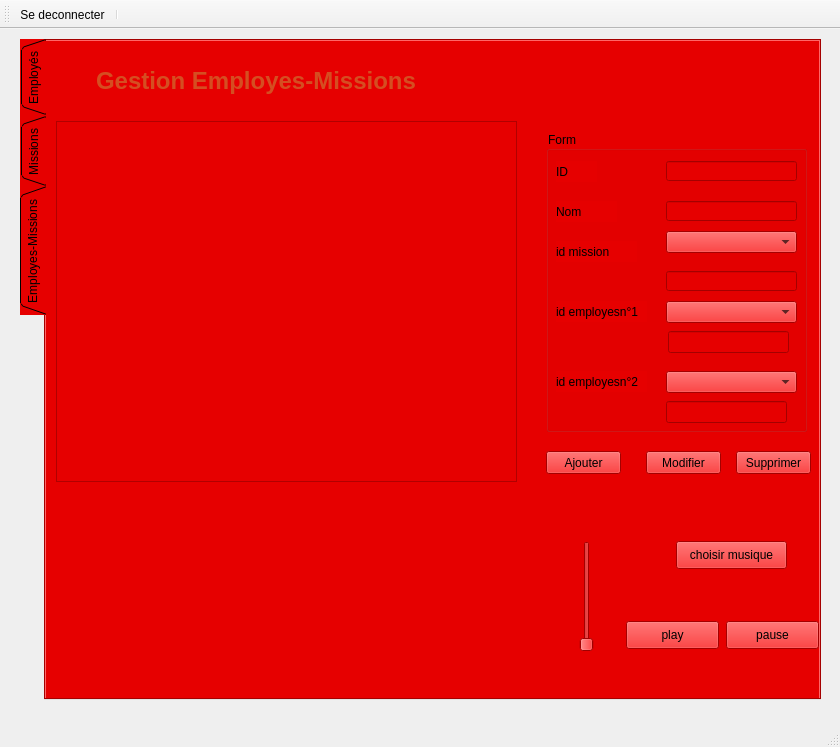
<?xml version="1.0" encoding="UTF-8"?>
<ui version="4.0">
 <class>gestion_zouhour</class>
 <widget class="QMainWindow" name="gestion_zouhour">
  <property name="geometry">
   <rect>
    <x>0</x>
    <y>0</y>
    <width>840</width>
    <height>747</height>
   </rect>
  </property>
  <property name="windowTitle">
   <string>MainWindow</string>
  </property>
  <property name="styleSheet">
   <string notr="true">background-image: url(:/new/prefix1/img/maxresdefault.jpg);</string>
  </property>
  <widget class="QWidget" name="centralwidget">
   <widget class="QTabWidget" name="tabWidget">
    <property name="geometry">
     <rect>
      <x>20</x>
      <y>10</y>
      <width>801</width>
      <height>661</height>
     </rect>
    </property>
    <property name="styleSheet">
     <string notr="true">background-image: url(:/new/prefix1/img/hand-painted-watercolor-background-with-sky-clouds-shape_24972-1095.jpg);
background-color: rgb(230, 0, 0);
background-image: url(:/new/prefix1/img/maxresdefault.jpg);</string>
    </property>
    <property name="tabPosition">
     <enum>QTabWidget::West</enum>
    </property>
    <property name="tabShape">
     <enum>QTabWidget::Triangular</enum>
    </property>
    <property name="currentIndex">
     <number>2</number>
    </property>
    <widget class="QWidget" name="tab">
     <attribute name="title">
      <string>Employés</string>
     </attribute>
     <widget class="QLineEdit" name="rech_emp">
      <property name="geometry">
       <rect>
        <x>489</x>
        <y>30</y>
        <width>151</width>
        <height>24</height>
       </rect>
      </property>
      <property name="text">
       <string/>
      </property>
      <property name="placeholderText">
       <string>Recherche</string>
      </property>
      <property name="clearButtonEnabled">
       <bool>true</bool>
      </property>
     </widget>
     <widget class="QTableView" name="table_emp">
      <property name="geometry">
       <rect>
        <x>20</x>
        <y>70</y>
        <width>431</width>
        <height>331</height>
       </rect>
      </property>
      <property name="sortingEnabled">
       <bool>false</bool>
      </property>
      <attribute name="horizontalHeaderCascadingSectionResizes">
       <bool>true</bool>
      </attribute>
      <attribute name="horizontalHeaderShowSortIndicator" stdset="0">
       <bool>false</bool>
      </attribute>
      <attribute name="horizontalHeaderStretchLastSection">
       <bool>false</bool>
      </attribute>
     </widget>
     <widget class="QLabel" name="label">
      <property name="geometry">
       <rect>
        <x>30</x>
        <y>10</y>
        <width>291</width>
        <height>41</height>
       </rect>
      </property>
      <property name="text">
       <string>&lt;html&gt;&lt;head/&gt;&lt;body&gt;&lt;p&gt;&lt;span style=&quot; font-size:18pt; font-weight:600; color:#d54e21;&quot;&gt;Gestion Employes&lt;/span&gt;&lt;/p&gt;&lt;/body&gt;&lt;/html&gt;</string>
      </property>
     </widget>
     <widget class="QComboBox" name="emp_sel_col">
      <property name="geometry">
       <rect>
        <x>640</x>
        <y>30</y>
        <width>81</width>
        <height>22</height>
       </rect>
      </property>
      <item>
       <property name="text">
        <string>All</string>
       </property>
      </item>
      <item>
       <property name="text">
        <string>ID</string>
       </property>
      </item>
      <item>
       <property name="text">
        <string>Nom</string>
       </property>
      </item>
      <item>
       <property name="text">
        <string>Prenom</string>
       </property>
      </item>
      <item>
       <property name="text">
        <string>Mail</string>
       </property>
      </item>
      <item>
       <property name="text">
        <string>Naissance</string>
       </property>
      </item>
      <item>
       <property name="text">
        <string>Occupation</string>
       </property>
      </item>
     </widget>
     <widget class="QGroupBox" name="groupBox">
      <property name="geometry">
       <rect>
        <x>469</x>
        <y>60</y>
        <width>261</width>
        <height>301</height>
       </rect>
      </property>
      <property name="title">
       <string>Form</string>
      </property>
      <widget class="QLabel" name="label_5">
       <property name="geometry">
        <rect>
         <x>10</x>
         <y>190</y>
         <width>81</width>
         <height>21</height>
        </rect>
       </property>
       <property name="text">
        <string>Date Naissance</string>
       </property>
      </widget>
      <widget class="QLabel" name="label_6">
       <property name="geometry">
        <rect>
         <x>10</x>
         <y>150</y>
         <width>81</width>
         <height>21</height>
        </rect>
       </property>
       <property name="text">
        <string>E-mail</string>
       </property>
      </widget>
      <widget class="QLabel" name="label_7">
       <property name="geometry">
        <rect>
         <x>10</x>
         <y>230</y>
         <width>81</width>
         <height>21</height>
        </rect>
       </property>
       <property name="text">
        <string>Occupation</string>
       </property>
      </widget>
      <widget class="QComboBox" name="mission">
       <property name="geometry">
        <rect>
         <x>120</x>
         <y>270</y>
         <width>131</width>
         <height>22</height>
        </rect>
       </property>
      </widget>
      <widget class="QLineEdit" name="nom">
       <property name="geometry">
        <rect>
         <x>120</x>
         <y>70</y>
         <width>131</width>
         <height>20</height>
        </rect>
       </property>
      </widget>
      <widget class="QLineEdit" name="mail">
       <property name="geometry">
        <rect>
         <x>120</x>
         <y>150</y>
         <width>131</width>
         <height>20</height>
        </rect>
       </property>
      </widget>
      <widget class="QLabel" name="label_8">
       <property name="geometry">
        <rect>
         <x>10</x>
         <y>270</y>
         <width>71</width>
         <height>21</height>
        </rect>
       </property>
       <property name="text">
        <string>Mission</string>
       </property>
      </widget>
      <widget class="QLabel" name="label_3">
       <property name="geometry">
        <rect>
         <x>10</x>
         <y>110</y>
         <width>81</width>
         <height>21</height>
        </rect>
       </property>
       <property name="text">
        <string>Prenom</string>
       </property>
      </widget>
      <widget class="QLineEdit" name="id">
       <property name="geometry">
        <rect>
         <x>120</x>
         <y>30</y>
         <width>131</width>
         <height>20</height>
        </rect>
       </property>
      </widget>
      <widget class="QLabel" name="label_2">
       <property name="geometry">
        <rect>
         <x>10</x>
         <y>30</y>
         <width>41</width>
         <height>21</height>
        </rect>
       </property>
       <property name="text">
        <string>ID</string>
       </property>
      </widget>
      <widget class="QComboBox" name="occupation">
       <property name="geometry">
        <rect>
         <x>120</x>
         <y>230</y>
         <width>131</width>
         <height>22</height>
        </rect>
       </property>
       <item>
        <property name="text">
         <string>Journaliste</string>
        </property>
       </item>
       <item>
        <property name="text">
         <string>Agent</string>
        </property>
       </item>
       <item>
        <property name="text">
         <string>Admin</string>
        </property>
       </item>
       <item>
        <property name="text">
         <string> Ecrivain</string>
        </property>
       </item>
      </widget>
      <widget class="QDateEdit" name="naissance">
       <property name="geometry">
        <rect>
         <x>120</x>
         <y>190</y>
         <width>131</width>
         <height>22</height>
        </rect>
       </property>
       <property name="calendarPopup">
        <bool>true</bool>
       </property>
      </widget>
      <widget class="QLabel" name="label_10">
       <property name="geometry">
        <rect>
         <x>10</x>
         <y>70</y>
         <width>61</width>
         <height>21</height>
        </rect>
       </property>
       <property name="text">
        <string>Nom</string>
       </property>
      </widget>
      <widget class="QLineEdit" name="prenom">
       <property name="geometry">
        <rect>
         <x>120</x>
         <y>110</y>
         <width>131</width>
         <height>20</height>
        </rect>
       </property>
      </widget>
     </widget>
     <widget class="QPushButton" name="actionadd_emp">
      <property name="geometry">
       <rect>
        <x>470</x>
        <y>380</y>
        <width>75</width>
        <height>23</height>
       </rect>
      </property>
      <property name="text">
       <string>Ajouter</string>
      </property>
     </widget>
     <widget class="QPushButton" name="modif_emp">
      <property name="geometry">
       <rect>
        <x>570</x>
        <y>380</y>
        <width>75</width>
        <height>23</height>
       </rect>
      </property>
      <property name="text">
       <string>Modifier</string>
      </property>
     </widget>
     <widget class="QPushButton" name="actiondelete_emp">
      <property name="geometry">
       <rect>
        <x>660</x>
        <y>380</y>
        <width>75</width>
        <height>23</height>
       </rect>
      </property>
      <property name="text">
       <string>Supprimer</string>
      </property>
     </widget>
     <widget class="QPushButton" name="stat_emp">
      <property name="geometry">
       <rect>
        <x>260</x>
        <y>410</y>
        <width>231</width>
        <height>221</height>
       </rect>
      </property>
      <property name="styleSheet">
       <string notr="true">background-image: url(:/new/prefix1/img/statti.png);</string>
      </property>
      <property name="text">
       <string/>
      </property>
     </widget>
     <widget class="QPushButton" name="pushButton">
      <property name="geometry">
       <rect>
        <x>650</x>
        <y>440</y>
        <width>93</width>
        <height>28</height>
       </rect>
      </property>
      <property name="text">
       <string>Chat</string>
      </property>
     </widget>
     <widget class="QLineEdit" name="nbetoile">
      <property name="geometry">
       <rect>
        <x>510</x>
        <y>440</y>
        <width>113</width>
        <height>22</height>
       </rect>
      </property>
     </widget>
     <widget class="QPushButton" name="pushButton_2">
      <property name="geometry">
       <rect>
        <x>520</x>
        <y>470</y>
        <width>93</width>
        <height>28</height>
       </rect>
      </property>
      <property name="text">
       <string>votez</string>
      </property>
     </widget>
     <widget class="QPushButton" name="pushButton_3">
      <property name="geometry">
       <rect>
        <x>350</x>
        <y>30</y>
        <width>93</width>
        <height>28</height>
       </rect>
      </property>
      <property name="text">
       <string>refresh</string>
      </property>
     </widget>
    </widget>
    <widget class="QWidget" name="tab_2">
     <attribute name="title">
      <string>Missions</string>
     </attribute>
     <widget class="QTableView" name="table_mission">
      <property name="geometry">
       <rect>
        <x>10</x>
        <y>70</y>
        <width>451</width>
        <height>361</height>
       </rect>
      </property>
      <property name="selectionMode">
       <enum>QAbstractItemView::ExtendedSelection</enum>
      </property>
      <property name="sortingEnabled">
       <bool>true</bool>
      </property>
      <attribute name="horizontalHeaderShowSortIndicator" stdset="0">
       <bool>true</bool>
      </attribute>
     </widget>
     <widget class="QLabel" name="label_4">
      <property name="geometry">
       <rect>
        <x>40</x>
        <y>10</y>
        <width>281</width>
        <height>41</height>
       </rect>
      </property>
      <property name="text">
       <string>&lt;html&gt;&lt;head/&gt;&lt;body&gt;&lt;p&gt;&lt;span style=&quot; font-size:18pt; font-weight:600; color:#d54e21;&quot;&gt;Gestion missions&lt;/span&gt;&lt;/p&gt;&lt;/body&gt;&lt;/html&gt;</string>
      </property>
     </widget>
     <widget class="QLineEdit" name="rech_mission">
      <property name="geometry">
       <rect>
        <x>480</x>
        <y>30</y>
        <width>141</width>
        <height>24</height>
       </rect>
      </property>
      <property name="placeholderText">
       <string>Recherche</string>
      </property>
      <property name="clearButtonEnabled">
       <bool>true</bool>
      </property>
     </widget>
     <widget class="QComboBox" name="mission_sel_col">
      <property name="geometry">
       <rect>
        <x>630</x>
        <y>30</y>
        <width>81</width>
        <height>22</height>
       </rect>
      </property>
      <item>
       <property name="text">
        <string>All</string>
       </property>
      </item>
      <item>
       <property name="text">
        <string>ID</string>
       </property>
      </item>
      <item>
       <property name="text">
        <string>Type</string>
       </property>
      </item>
      <item>
       <property name="text">
        <string>Description</string>
       </property>
      </item>
     </widget>
     <widget class="QGroupBox" name="groupBox_2">
      <property name="geometry">
       <rect>
        <x>480</x>
        <y>70</y>
        <width>241</width>
        <height>291</height>
       </rect>
      </property>
      <property name="title">
       <string>Form</string>
      </property>
      <widget class="QLabel" name="label_9">
       <property name="geometry">
        <rect>
         <x>10</x>
         <y>30</y>
         <width>41</width>
         <height>21</height>
        </rect>
       </property>
       <property name="text">
        <string>ID</string>
       </property>
      </widget>
      <widget class="QLabel" name="label_11">
       <property name="geometry">
        <rect>
         <x>10</x>
         <y>110</y>
         <width>121</width>
         <height>21</height>
        </rect>
       </property>
       <property name="text">
        <string>Description</string>
       </property>
      </widget>
      <widget class="QLabel" name="label_12">
       <property name="geometry">
        <rect>
         <x>10</x>
         <y>70</y>
         <width>51</width>
         <height>21</height>
        </rect>
       </property>
       <property name="text">
        <string>Type</string>
       </property>
      </widget>
      <widget class="QLineEdit" name="type">
       <property name="geometry">
        <rect>
         <x>80</x>
         <y>70</y>
         <width>131</width>
         <height>20</height>
        </rect>
       </property>
      </widget>
      <widget class="QTextEdit" name="description">
       <property name="geometry">
        <rect>
         <x>10</x>
         <y>140</y>
         <width>201</width>
         <height>131</height>
        </rect>
       </property>
      </widget>
      <widget class="QLineEdit" name="id2">
       <property name="geometry">
        <rect>
         <x>80</x>
         <y>30</y>
         <width>131</width>
         <height>20</height>
        </rect>
       </property>
      </widget>
     </widget>
     <widget class="QPushButton" name="actionadd_mission">
      <property name="geometry">
       <rect>
        <x>480</x>
        <y>370</y>
        <width>75</width>
        <height>23</height>
       </rect>
      </property>
      <property name="text">
       <string>ajouter</string>
      </property>
     </widget>
     <widget class="QPushButton" name="modif_mission">
      <property name="geometry">
       <rect>
        <x>560</x>
        <y>370</y>
        <width>75</width>
        <height>23</height>
       </rect>
      </property>
      <property name="text">
       <string>modifier</string>
      </property>
     </widget>
     <widget class="QPushButton" name="actiondelete_mission">
      <property name="geometry">
       <rect>
        <x>640</x>
        <y>370</y>
        <width>75</width>
        <height>23</height>
       </rect>
      </property>
      <property name="text">
       <string>supprimer</string>
      </property>
     </widget>
    </widget>
    <widget class="QWidget" name="tab_3">
     <attribute name="title">
      <string>Employes-Missions</string>
     </attribute>
     <widget class="QLabel" name="label_13">
      <property name="geometry">
       <rect>
        <x>50</x>
        <y>20</y>
        <width>431</width>
        <height>41</height>
       </rect>
      </property>
      <property name="text">
       <string>&lt;html&gt;&lt;head/&gt;&lt;body&gt;&lt;p&gt;&lt;span style=&quot; font-size:18pt; font-weight:600; color:#d54e21;&quot;&gt;Gestion Employes-Missions&lt;/span&gt;&lt;/p&gt;&lt;/body&gt;&lt;/html&gt;</string>
      </property>
     </widget>
     <widget class="QTableView" name="table_em">
      <property name="geometry">
       <rect>
        <x>10</x>
        <y>80</y>
        <width>461</width>
        <height>361</height>
       </rect>
      </property>
      <property name="selectionMode">
       <enum>QAbstractItemView::ExtendedSelection</enum>
      </property>
      <property name="sortingEnabled">
       <bool>true</bool>
      </property>
      <attribute name="horizontalHeaderShowSortIndicator" stdset="0">
       <bool>true</bool>
      </attribute>
     </widget>
     <widget class="QGroupBox" name="groupBox_3">
      <property name="geometry">
       <rect>
        <x>500</x>
        <y>90</y>
        <width>261</width>
        <height>301</height>
       </rect>
      </property>
      <property name="title">
       <string>Form</string>
      </property>
      <widget class="QLabel" name="label_14">
       <property name="geometry">
        <rect>
         <x>10</x>
         <y>240</y>
         <width>91</width>
         <height>21</height>
        </rect>
       </property>
       <property name="text">
        <string>id employesn°2</string>
       </property>
      </widget>
      <widget class="QLabel" name="label_15">
       <property name="geometry">
        <rect>
         <x>10</x>
         <y>170</y>
         <width>91</width>
         <height>21</height>
        </rect>
       </property>
       <property name="text">
        <string>id employesn°1</string>
       </property>
      </widget>
      <widget class="QLineEdit" name="nom_em">
       <property name="geometry">
        <rect>
         <x>120</x>
         <y>70</y>
         <width>131</width>
         <height>20</height>
        </rect>
       </property>
      </widget>
      <widget class="QLineEdit" name="idmeml">
       <property name="geometry">
        <rect>
         <x>120</x>
         <y>140</y>
         <width>131</width>
         <height>20</height>
        </rect>
       </property>
      </widget>
      <widget class="QLabel" name="label_18">
       <property name="geometry">
        <rect>
         <x>10</x>
         <y>110</y>
         <width>81</width>
         <height>21</height>
        </rect>
       </property>
       <property name="text">
        <string>id mission</string>
       </property>
      </widget>
      <widget class="QLineEdit" name="id_em">
       <property name="geometry">
        <rect>
         <x>120</x>
         <y>30</y>
         <width>131</width>
         <height>20</height>
        </rect>
       </property>
      </widget>
      <widget class="QLabel" name="label_19">
       <property name="geometry">
        <rect>
         <x>10</x>
         <y>30</y>
         <width>41</width>
         <height>21</height>
        </rect>
       </property>
       <property name="text">
        <string>ID</string>
       </property>
      </widget>
      <widget class="QLabel" name="label_20">
       <property name="geometry">
        <rect>
         <x>10</x>
         <y>70</y>
         <width>61</width>
         <height>21</height>
        </rect>
       </property>
       <property name="text">
        <string>Nom</string>
       </property>
      </widget>
      <widget class="QComboBox" name="ide2em">
       <property name="geometry">
        <rect>
         <x>120</x>
         <y>240</y>
         <width>131</width>
         <height>22</height>
        </rect>
       </property>
      </widget>
      <widget class="QLineEdit" name="ideeml">
       <property name="geometry">
        <rect>
         <x>122</x>
         <y>200</y>
         <width>121</width>
         <height>22</height>
        </rect>
       </property>
      </widget>
      <widget class="QLineEdit" name="ideeml2">
       <property name="geometry">
        <rect>
         <x>120</x>
         <y>270</y>
         <width>121</width>
         <height>22</height>
        </rect>
       </property>
      </widget>
      <widget class="QComboBox" name="ide2em_2">
       <property name="geometry">
        <rect>
         <x>120</x>
         <y>170</y>
         <width>131</width>
         <height>22</height>
        </rect>
       </property>
      </widget>
      <widget class="QComboBox" name="idmem">
       <property name="geometry">
        <rect>
         <x>120</x>
         <y>100</y>
         <width>131</width>
         <height>22</height>
        </rect>
       </property>
      </widget>
     </widget>
     <widget class="QPushButton" name="supprimerem">
      <property name="geometry">
       <rect>
        <x>690</x>
        <y>410</y>
        <width>75</width>
        <height>23</height>
       </rect>
      </property>
      <property name="text">
       <string>Supprimer</string>
      </property>
     </widget>
     <widget class="QPushButton" name="modifem">
      <property name="geometry">
       <rect>
        <x>600</x>
        <y>410</y>
        <width>75</width>
        <height>23</height>
       </rect>
      </property>
      <property name="text">
       <string>Modifier</string>
      </property>
     </widget>
     <widget class="QPushButton" name="ajouterem">
      <property name="geometry">
       <rect>
        <x>500</x>
        <y>410</y>
        <width>75</width>
        <height>23</height>
       </rect>
      </property>
      <property name="text">
       <string>Ajouter</string>
      </property>
     </widget>
     <widget class="QSlider" name="verticalSlider">
      <property name="geometry">
       <rect>
        <x>530</x>
        <y>500</y>
        <width>22</width>
        <height>111</height>
       </rect>
      </property>
      <property name="orientation">
       <enum>Qt::Vertical</enum>
      </property>
     </widget>
     <widget class="QPushButton" name="playm">
      <property name="geometry">
       <rect>
        <x>580</x>
        <y>580</y>
        <width>93</width>
        <height>28</height>
       </rect>
      </property>
      <property name="text">
       <string>play</string>
      </property>
     </widget>
     <widget class="QPushButton" name="pause">
      <property name="geometry">
       <rect>
        <x>680</x>
        <y>580</y>
        <width>93</width>
        <height>28</height>
       </rect>
      </property>
      <property name="text">
       <string>pause</string>
      </property>
     </widget>
     <widget class="QPushButton" name="pushButton_4">
      <property name="geometry">
       <rect>
        <x>630</x>
        <y>500</y>
        <width>111</width>
        <height>28</height>
       </rect>
      </property>
      <property name="text">
       <string>choisir musique</string>
      </property>
     </widget>
    </widget>
   </widget>
  </widget>
  <widget class="QMenuBar" name="menubar">
   <property name="geometry">
    <rect>
     <x>0</x>
     <y>0</y>
     <width>840</width>
     <height>26</height>
    </rect>
   </property>
  </widget>
  <widget class="QStatusBar" name="statusbar"/>
  <widget class="QToolBar" name="toolBar">
   <property name="windowTitle">
    <string>toolBar</string>
   </property>
   <attribute name="toolBarArea">
    <enum>TopToolBarArea</enum>
   </attribute>
   <attribute name="toolBarBreak">
    <bool>false</bool>
   </attribute>
   <addaction name="actiondeconnecter"/>
   <addaction name="separator"/>
  </widget>
  <action name="actiondeconnecter">
   <property name="icon">
    <iconset>
     <normaloff>img/Windows-Log-Off-icon.png</normaloff>
     <normalon>:/new/prefix1/img/Windows-Log-Off-icon.png</normalon>img/Windows-Log-Off-icon.png</iconset>
   </property>
   <property name="text">
    <string>Se deconnecter</string>
   </property>
   <property name="toolTip">
    <string>deconnecter</string>
   </property>
   <property name="shortcut">
    <string>Ctrl+O</string>
   </property>
  </action>
 </widget>
 <resources/>
 <connections/>
</ui>
